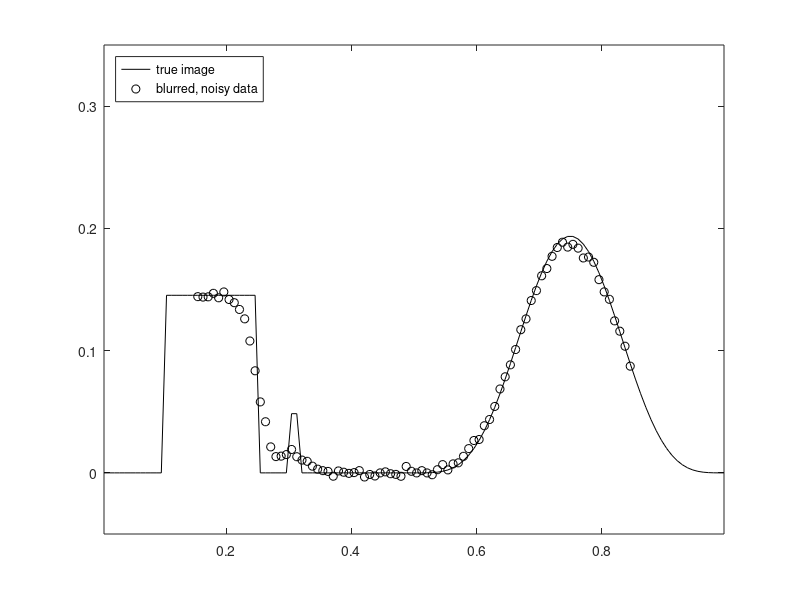
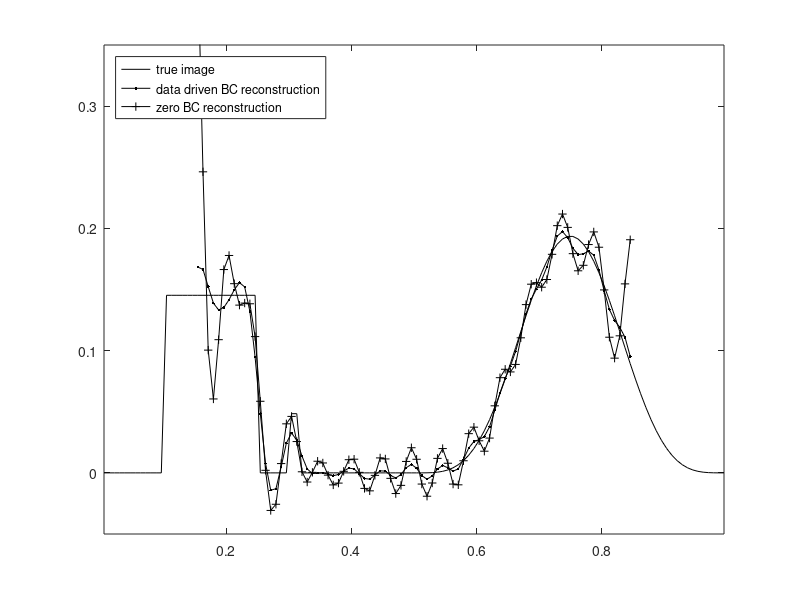

Write MATLAB code to recreate these figures, in order. (Note: this script raises an error after producing the figures.)
%  
%  1d image deblurring with data-driven boundary conditions.
%
%  Tikhonov regularization is implemented with regularizaton parameter 
%  alpha chosen using the discrepancy principle.
%
%  This m-file was used to generate a figure in Chapter 2 of the book.
%
%  written by John Bardsley 2016.
%
%  Create the Toeplitz matrix A assuming a zero boundary condition on [0,1]
%  then restrict the output (rows of A) to (0.15,0.85).


clear all, close all
n      = 120; % No. of grid points
h      = 1/n;
t      = [h/2:h:1-h/2]';
sig    = .02; % Kernel width
kernel = (1/sqrt(2*pi)/sig) * exp(-(t-h/2).^2/2/sig^2);
A      = toeplitz(kernel)*h;
% Restrict the output to (0.15,0.85).
ii     = find(t>.15 & t<.85);
A      = A(ii,:);

% Set up true solution x_true and data b = A*x_true + error.
x_true  = .75*(.1<t&t<.25) + .25*(.3<t&t<.32) + (.5<t&t<1).*sin(2*pi*t).^4;
x_true  = x_true/norm(x_true);
Ax      = A*x_true;
err_lev = 2; % Percent error in the data.
sigma   = err_lev/100 * norm(Ax) / sqrt(length(Ax));
eta     =  sigma * randn(length(Ax),1);
b       = Ax + eta;

% First, compute the Tikhonov solution using the data driven BCs.
[U,S,V] = svd(A,'econ');
dS      = diag(S); 
dS2     = dS.^2; 
Utb     = U'*b;
% Compute the DP choice of regularization parameter.
RegParam_fn = @(a) (sum((a^2*Utb.^2)./(dS2+a).^2)-n*sigma^2)^2;
alpha       = fminbnd(RegParam_fn,0,1);
% Compute the corresponding regularized solution.
dSfilt = dS./(dS.^2+alpha);
xfilt  = V*(dSfilt.*(U'*b));

% Next, compute the Tikhonov solution using zero BCs on (0.15,0.85), by
% restricting the input (columns of A) also to (0.15,0.85). 
Azero   = A(:,ii);
[U,S,V] = svd(Azero);
dS      = diag(S); 
dS2     = dS.^2; 
Utb     = U'*b;
% Compute the DP choice of regularization parameter for the new test case.
RegParam_fn = @(a) (sum((a^2*Utb.^2)./(dS2+a).^2)-n*sigma^2)^2;
alpha       = fminbnd(RegParam_fn,0,1);
% Compute the corresponding regularized solution.
dSfilt      = dS./(dS.^2+alpha);
xfiltZeroBC = V*(dSfilt.*(U'*b));

% Finally, plot these two solutions on (0.15,0.85) with x_true on (0,1).
figure(1), 
  plot(t,x_true,'k',t(ii),b,'ko'), axis([t(1),t(end), -0.05, 0.35])
  legend('true image','blurred, noisy data','Location','NorthWest')
figure(2)
  plot(t,x_true,'k-',t(ii),xfilt(ii),'k.-',t(ii),xfiltZeroBC,'k+-')
  axis([t(1),t(end), -0.05, 0.35])
  legend('true image','data driven BC reconstruction','zero BC reconstruction','Location','NorthWest')

%% Constructing/sampling using an MCMC method: Hierarchical Gibbs Sampler with Zero BCs
m = length(b);

Atb = A'*b;
AtA = A'*A;

% second derivative precision matrix, with zero BCs, for prior
L = spdiags([-ones(n,1) 2*ones(n,1) -ones(n,1)],[-1 0 1],n,n);
% MCMC sampling
nsamps  = 10000;
nChol   = 0;
xsamp   = zeros(n,nsamps);
delsamp = zeros(nsamps,1); delsamp(1) = .1;
lamsamp = zeros(nsamps,1); lamsamp(1) = 1;
alphsamp = zeros(nsamps,1); alphsamp(1) = delsamp(1)/lamsamp(1);
R       = chol(lamsamp(1)*AtA + delsamp(1)*L);
nChol   = 1;
xsamp(:,1) = R\(R'\(lamsamp(1)*Atb));
% hyperpriors: lambda~Gamma(a,1/t0), delta~Gamma(a1,1/t1)
a0=1; t0=0.0001; a1=1; t1=0.0001;


for i = 1:nsamps-1
    h = waitbar(i/nsamps);
    %------------------------------------------------------------------
    % 1a. Using conjugacy, sample the noise precision lam=1/sigma^2,
    % conjugate prior: lam~Gamma(a0,1/t0)
    lamsamp(i+1) = gamrnd(a0+m/2,1/(t0+norm(A*xsamp(:,i)-b)^2/2));
    %------------------------------------------------------------------
    % 1b. Using conjugacy, sample regularization precisions delta,
    % conjugate prior: delta~Gamma(a1,1/t1);
    delsamp(i+1) = gamrnd(a1+n/2,1./(t1+xsamp(:,i)'*(L*xsamp(:,i))/2));
    %------------------------------------------------------------------
    %Computing alpha
    %------------------------------------------------------------------
    % 2. Using conjugacy relationships, sample the image.
    R = chol(AtA*lamsamp(i+1) + delsamp(i+1)*L);
    nChol = nChol + 1;
    xsamp(:,i+1) = R \ (R'\(Atb*lamsamp(i+1)) + randn(n,1));
end

% Visualize the MCMC chain
% Plot the sample mean and 95% credibility intervals for x.
nburnin        = floor(nsamps/10); 
xsamp          = xsamp(:,nburnin+1:end);
q              = plims(xsamp(:,:)',[0.025,0.975])';
x_mean         = mean(xsamp(:,:)')';
relative_error = norm(x_true(ii)-x_mean(ii))/norm(x_true(ii));
figure(3),
plot(t(ii),x_mean(ii),'k',t,x_true,'-.k',t,q(:,2),'--k',t,q(:,1),'--k')
legend('MCMC sample mean','true image','95% credibility bounds','Location','North')
